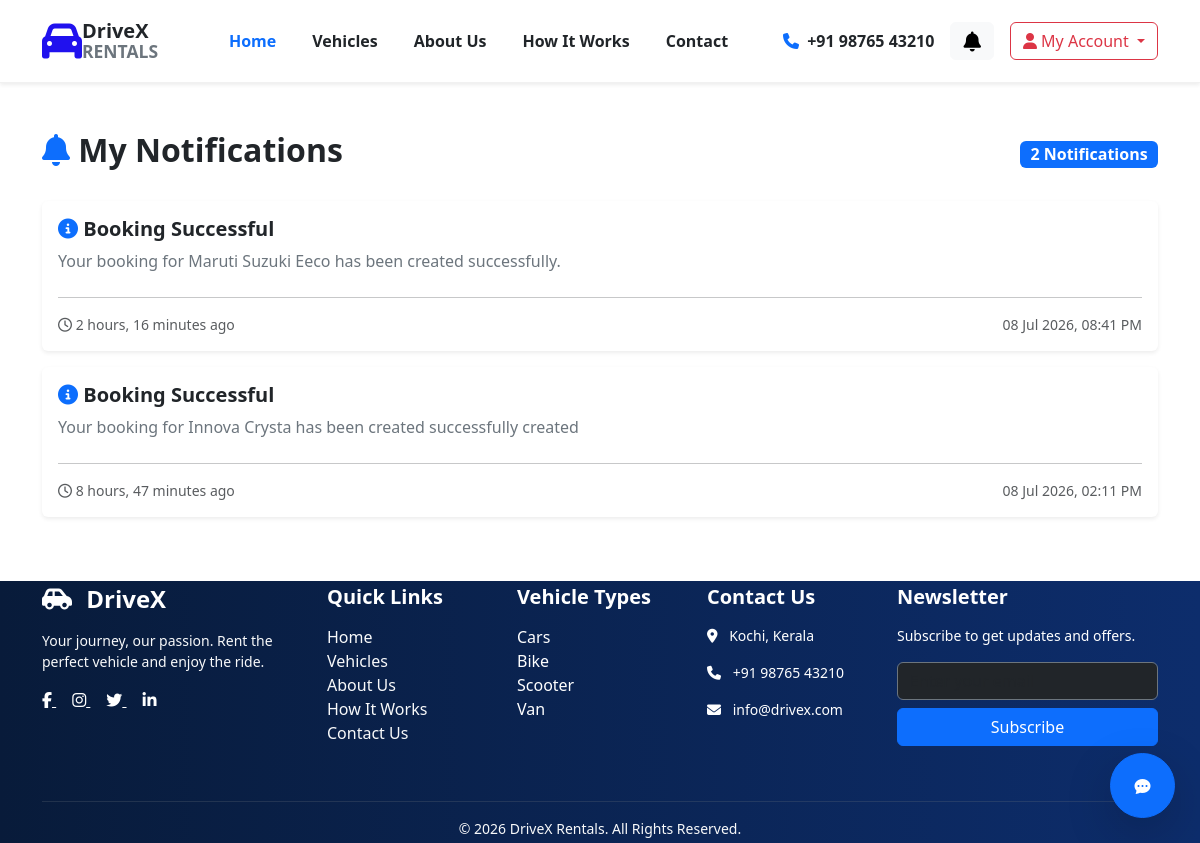
Before: /rentalapp/notifications/ (signed in) with the older database file.
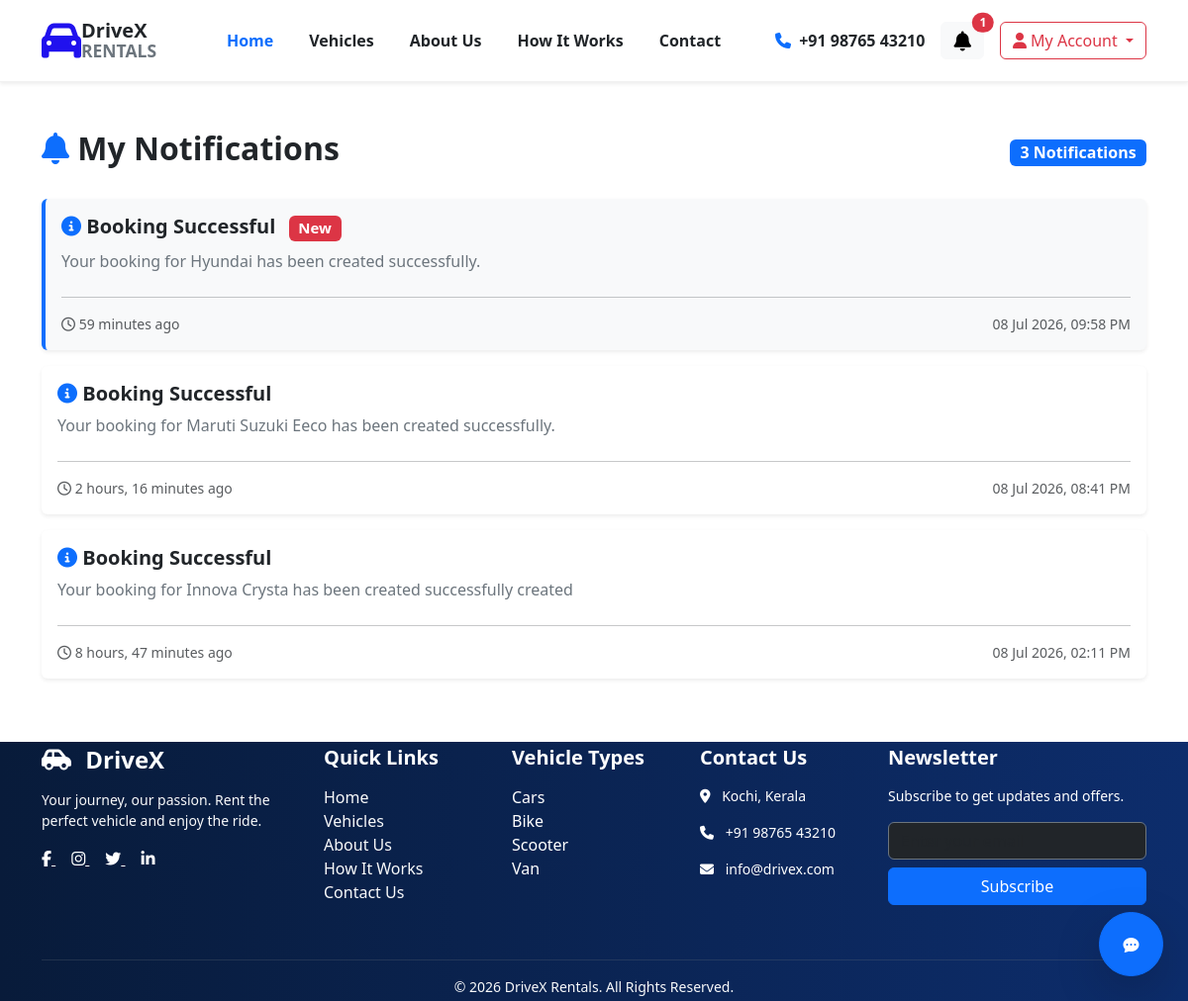
After: the same page with the newer database file.
### rental_app/models.py (models this page shows, shortened)
class Notification(models.Model):
    user = models.ForeignKey(User, on_delete=models.CASCADE)
    title = models.CharField(max_length=100)
    message = models.TextField()
    is_read = models.BooleanField(default=False)
    created_at = models.DateTimeField(auto_now_add=True)

### rental_app/views.py (the view)
# urls.py: path("notifications/",NotificationListView.as_view(), name="notifications"),
class NotificationListView(LoginRequiredMixin, ListView):
    model = Notification
    template_name = "notifications.html"
    context_object_name = "notifications"
    def get_queryset(self):
        return Notification.objects.filter(
            user=self.request.user
        ).order_by("-created_at")

### rental_app/context_processors.py (called while the page is built)
def notifications(request):
    if request.user.is_authenticated:
        notifications = Notification.objects.filter(
            user=request.user
        ).order_by('-created_at')
        unread_count = notifications.filter(
            is_read=False
        ).count()
        return {
            "notifications": notifications[:5],
            "unread_count": unread_count
        }
    return {
        "notifications": [],
        "unread_count": 0
    }

### rental_app/templates/notifications.html (shortened to what this page needs)
{% extends "base.html" %}
{% block base %}
<div class="container py-5">
    <div class="d-flex justify-content-between align-items-center mb-4">
        <h2 class="fw-bold">
            <i class="fa-solid fa-bell text-primary"></i>
            My Notifications
        </h2>
        <span class="badge bg-primary fs-6">
            {{ notifications|length }} Notifications
        </span>
    </div>
    {% if notifications %}
        {% for notification in notifications %}
            <div class="card shadow-sm border-0 mb-3
                {% if not notification.is_read %}
                    border-start border-4 border-primary bg-light
                {% endif %}">
                <div class="card-body">
                    <div class="d-flex justify-content-between">
                        <div>
                            <h5 class="fw-bold mb-2">
                                <i class="fa-solid fa-circle-info text-primary"></i>
                                {{ notification.title }}
                                {% if not notification.is_read %}
                                    <span class="badge bg-danger ms-2">
                                        New
                                    </span>
                                {% endif %}
                            </h5>
                            <p class="mb-2 text-secondary">
                                {{ notification.message }}
                            </p>
                        </div>
                    </div>
                    <hr>
                    <div class="d-flex justify-content-between">
                        <small class="text-muted">
                            <i class="fa-regular fa-clock"></i>
                            {{ notification.created_at|timesince }} ago
                        </small>
                        <small class="text-muted">
                            {{ notification.created_at|date:"d M Y, h:i A" }}
                        </small>
                    </div>
                </div>
            </div>
        {% endfor %}
    {% endif %}
</div>
{% endblock %}

Changed rows visible on the page:
added Notification: title "Booking Successful", is_read "New", message "Your booking for Hyundai has been created successfully.", created_at "59 minutes", created_at "08 Jul 2026, 09:58 PM"
Other visible differences:
{{ unread_count }}: (not shown) → "1"
{{ notifications|length }}: "2" → "3"
